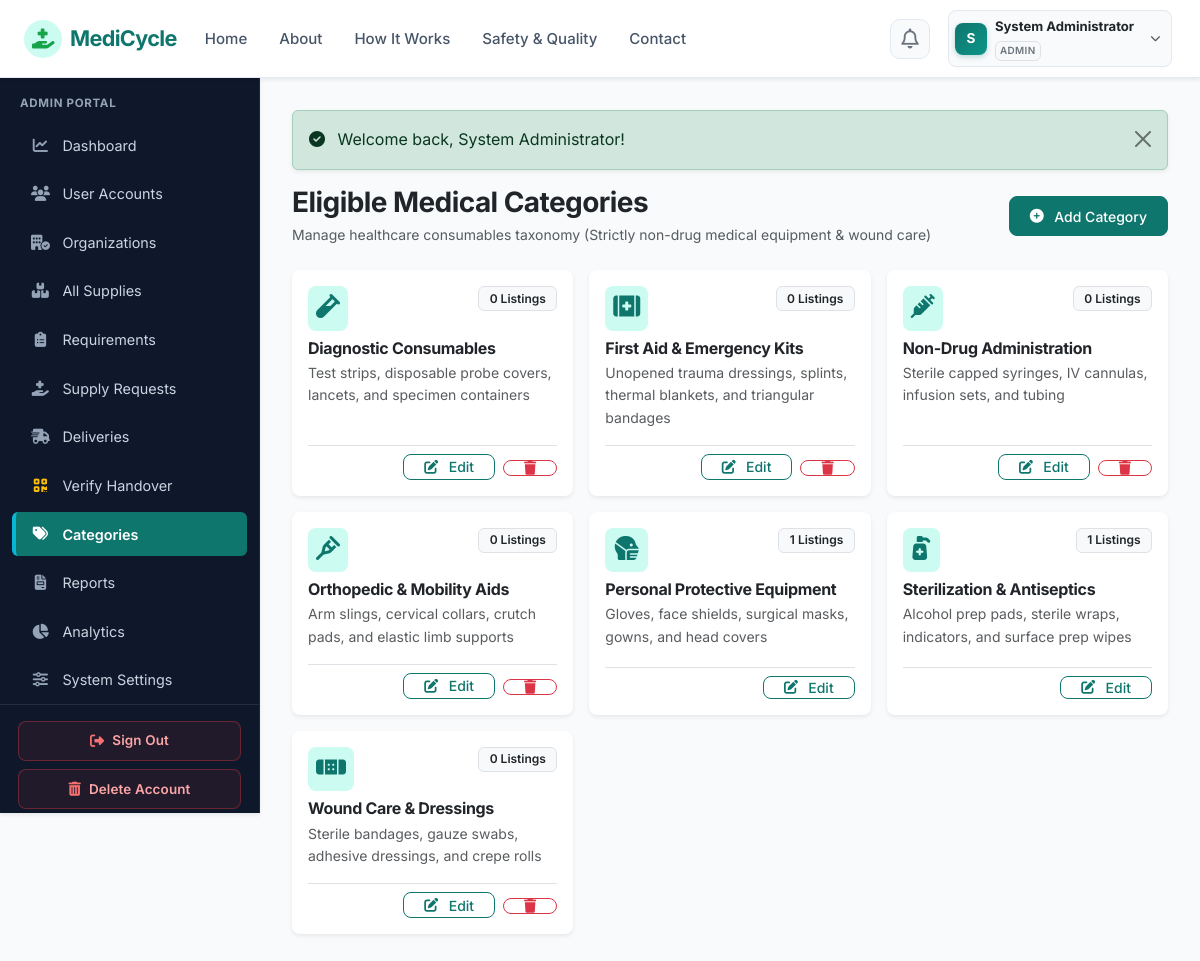
Screenshot of /admin/categories.php (signed in) with the database file from the repository.
### tables this page shows
CREATE TABLE `users` (
  `id` int(11) NOT NULL AUTO_INCREMENT,
  `name` varchar(100) NOT NULL,
  `email` varchar(100) NOT NULL,
  `password` varchar(255) NOT NULL,
  `phone` varchar(20) NOT NULL,
  `role` enum('admin','supplier','ngo','delivery') NOT NULL,
  `email_verified` tinyint(1) DEFAULT 1,
  `status` enum('active','inactive','suspended','pending') DEFAULT 'active',
  `created_at` timestamp NOT NULL DEFAULT current_timestamp(),
  `updated_at` timestamp NOT NULL DEFAULT current_timestamp() ON UPDATE current_timestamp(),
  PRIMARY KEY (`id`),
  UNIQUE KEY `email` (`email`),
  KEY `idx_user_role` (`role`),
  KEY `idx_user_status` (`status`)
);

CREATE TABLE `categories` (
  `id` int(11) NOT NULL AUTO_INCREMENT,
  `category_name` varchar(100) NOT NULL,
  `description` text DEFAULT NULL,
  `icon` varchar(50) DEFAULT 'fa-box-medical',
  `status` enum('active','inactive') DEFAULT 'active',
  `created_at` timestamp NOT NULL DEFAULT current_timestamp(),
  PRIMARY KEY (`id`),
  UNIQUE KEY `category_name` (`category_name`)
);

### includes/auth.php (called while the page is built, shortened)
<?php
require_once __DIR__ . '/session.php';
function require_login(?string $redirectTo = null): void {
    if (!is_logged_in() || current_user() === null) {
        $target = $redirectTo ?? ($_SERVER['REQUEST_URI'] ?? '');
        set_flash('warning', 'Please sign in to access this area.');
        header('Location: ' . BASE_URL . '/login.php?redirect=' . urlencode($target));
        exit;
    }
}
function require_role(string|array $allowed_roles): void {
    require_login();
}

### includes/functions.php (called while the page is built, shortened)
<?php
function e($string) {
    return htmlspecialchars((string)($string ?? ''), ENT_QUOTES, 'UTF-8');
}

### admin/categories.php (the view, shortened to what this page needs)
<?php
require_once __DIR__ . '/../config/config.php';
require_once __DIR__ . '/../includes/auth.php';
require_role('admin');
$categories = $pdo->query("
    SELECT c.*, COUNT(s.id) as item_count
    FROM categories c
    LEFT JOIN medical_supplies s ON c.id = s.category_id
    GROUP BY c.id
    ORDER BY c.category_name ASC
")->fetchAll();
include __DIR__ . '/../includes/header.php';
include __DIR__ . '/../includes/navbar.php';
?>
<div class="app-container">
    <?php include __DIR__ . '/../includes/sidebar.php'; ?>
    <div class="app-content">
        <?php echo render_flash_messages(); ?>
        <div class="d-flex justify-content-between align-items-center mb-4">
            <div>
                <h3 class="fw-bold text-dark mb-1">Eligible Medical Categories</h3>
                <p class="text-muted small mb-0">Manage healthcare consumables taxonomy (Strictly non-drug medical equipment & wound care)</p>
            </div>
            <div>
                <button type="button" class="btn btn-primary btn-sm" data-bs-toggle="modal" data-bs-target="#addCategoryModal">
                    <i class="fas fa-plus-circle me-1"></i> Add Category
                </button>
            </div>
        </div>
        <div class="row g-3">
            <?php foreach ($categories as $cat): ?>
                <div class="col-md-6 col-lg-4">
                    <div class="card border-0 shadow-sm rounded-3 h-100 p-3 bg-white">
                        <div class="d-flex justify-content-between align-items-start mb-2">
                            <div class="rounded-3 p-2 text-teal" style="background:#ccfbf1; color:#0f766e;">
                                <i class="fas <?php echo htmlspecialchars($cat['icon']); ?> fs-4"></i>
                            </div>
                            <span class="badge bg-light text-dark border">
                                <?php echo $cat['item_count']; ?> Listings
                            </span>
                        </div>
                        <h6 class="fw-bold text-dark mb-1"><?php echo e($cat['category_name']); ?></h6>
                        <p class="text-muted small mb-3 flex-grow-1"><?php echo e($cat['description']); ?></p>
                        <div class="d-flex justify-content-end gap-2 border-top pt-2">
                            <button type="button" class="btn btn-sm btn-outline-primary py-0" onclick="openEditCat(<?php echo htmlspecialchars(json_encode($cat)); ?>)">
                                <i class="fas fa-edit me-1"></i> Edit
                            </button>
                            <?php if ($cat['item_count'] == 0): ?>
                                <form method="POST" class="d-inline" onsubmit="return confirm('Delete category?');">
                                    <button type="submit" class="btn btn-sm btn-outline-danger py-0"><i class="fas fa-trash"></i></button>
                                </form>
                            <?php endif; ?>
                        </div>
                    </div>
                </div>
            <?php endforeach; ?>
        </div>
    </div>
</div>
<?php include __DIR__ . '/../includes/footer.php'; ?>

### includes/header.php (shortened to what this page needs)
<!DOCTYPE html>
<html lang="en">
<head>
    <link href="https://cdn.jsdelivr.net/npm/bootstrap@5.3.2/dist/css/bootstrap.min.css" rel="stylesheet">
    <link rel="stylesheet" href="https://cdnjs.cloudflare.com/ajax/libs/font-awesome/6.4.2/css/all.min.css">
    <link rel="stylesheet" href="<?php echo BASE_URL; ?>/assets/css/style.css?v=<?php echo file_exists(__DIR__ . '/../assets/css/style.css') ? filemtime(__DIR__ . '/../assets/css/style.css') : time(); ?>">
</head>
<body>

### includes/navbar.php (shortened to what this page needs)
<?php
require_once __DIR__ . '/auth.php';
$currentUser = current_user();
$currentScript = basename($_SERVER['PHP_SELF'] ?? '');
$currentDir = basename(dirname($_SERVER['PHP_SELF'] ?? ''));
$isPublicPage = !in_array($currentDir, ['admin', 'supplier', 'ngo', 'delivery']);
?>
<nav class="navbar navbar-expand-lg navbar-medicycle sticky-top shadow-sm">
    <div class="container-fluid px-3 px-lg-4">
        <a class="navbar-brand d-flex align-items-center gap-2" href="<?php echo BASE_URL; ?>/index.php">
            <span class="brand-icon rounded-circle p-1 bg-teal-light text-teal d-flex align-items-center justify-content-center" style="width: 38px; height: 38px; background: #ccfbf1; color: #0f766e;">
                <i class="fas fa-hand-holding-medical fs-5"></i>
            </span>
            <span class="fw-bold tracking-tight text-teal" style="color: #0f766e;">MediCycle</span>
        </a>
        <div class="collapse navbar-collapse" id="navbarMain">
            <ul class="navbar-nav me-auto mb-2 mb-lg-0 gap-1 gap-lg-2" id="mainNavLinks">
                <li class="nav-item">
                    <a class="nav-link <?php echo ($currentScript === 'index.php' && $isPublicPage) ? 'active' : ''; ?>" href="<?php echo BASE_URL; ?>/index.php#home" data-bookmark="home">Home</a>
                </li>
                <li class="nav-item">
                    <a class="nav-link" href="<?php echo BASE_URL; ?>/index.php#about" data-bookmark="about">About</a>
                </li>
                <li class="nav-item">
                    <a class="nav-link" href="<?php echo BASE_URL; ?>/index.php#how-it-works" data-bookmark="how-it-works">How It Works</a>
                </li>
                <li class="nav-item">
                    <a class="nav-link" href="<?php echo BASE_URL; ?>/index.php#safety" data-bookmark="safety">Safety & Quality</a>
                </li>
                <li class="nav-item">
                    <a class="nav-link" href="<?php echo BASE_URL; ?>/index.php#contact" data-bookmark="contact">Contact</a>
                </li>
            </ul>
            <ul class="navbar-nav ms-auto align-items-center gap-2">
                <?php if (!$isPublicPage && $currentUser): ?>
                    <li class="nav-item dropdown position-relative ms-1">
                        <a class="nav-link notif-icon-btn position-relative" href="#" id="notifDropdown" role="button" data-bs-toggle="dropdown" aria-expanded="false" title="Notifications">
                            <i class="far fa-bell fs-5 text-secondary"></i>
                        </a>
                    </li>
                    <li class="nav-item dropdown ms-1">
                        <a class="nav-link user-profile-capsule d-flex align-items-center gap-2 text-dark shadow-2xs" href="#" id="userDropdown" role="button" data-bs-toggle="dropdown" aria-expanded="false">
                            <div class="user-avatar-circle">
                                <?php echo strtoupper(substr($currentUser['name'], 0, 1)); ?>
                            </div>
                            <div class="d-none d-md-block text-start pe-1">
                                <span class="d-block fw-bold small text-dark leading-tight" style="font-size:0.82rem;"><?php echo e($currentUser['name']); ?></span>
                                <span class="badge text-uppercase text-secondary bg-light border p-1" style="font-size: 0.62rem; letter-spacing:0.04em;"><?php echo strtoupper(e($currentUser['role'])); ?></span>
                            </div>
                            <i class="fas fa-chevron-down text-muted small ms-1" style="font-size:0.65rem;"></i>
                        </a>
                    </li>
                <?php endif; ?>
            </ul>
        </div>
    </div>
</nav>

### includes/sidebar.php (shortened to what this page needs)
<?php
$currentUser = current_user();
$currentScript = basename($_SERVER['PHP_SELF']);
$currentDir = basename(dirname($_SERVER['PHP_SELF']));
if (!function_exists('is_active_link')) {
    function is_active_link($script, $dir = null) {
        global $currentScript, $currentDir;
        return ($currentScript === $script) ? 'active' : '';
    }
}
$userRole = $currentUser['role'] ?? ($_SESSION['role'] ?? '');
?>
<aside class="app-sidebar shadow-sm">
    <div class="sidebar-heading">
        <?php echo strtoupper(e($userRole)); ?> PORTAL
    </div>
    <ul class="nav flex-column mb-auto">
        <?php if ($userRole === 'admin'): ?>
            <li class="nav-item">
                <a class="nav-link <?php echo is_active_link('dashboard.php', 'admin'); ?>" href="<?php echo BASE_URL; ?>/admin/dashboard.php">
                    <i class="fas fa-chart-line"></i> Dashboard
                </a>
            </li>
            <li class="nav-item">
                <a class="nav-link <?php echo is_active_link('users.php', 'admin'); ?>" href="<?php echo BASE_URL; ?>/admin/users.php">
                    <i class="fas fa-users"></i> User Accounts
                </a>
            </li>
            <li class="nav-item">
                <a class="nav-link <?php echo is_active_link('organizations.php', 'admin'); ?>" href="<?php echo BASE_URL; ?>/admin/organizations.php">
                    <i class="fas fa-building-circle-check"></i> Organizations
                </a>
            </li>
            <li class="nav-item">
                <a class="nav-link <?php echo is_active_link('supplies.php', 'admin'); ?>" href="<?php echo BASE_URL; ?>/admin/supplies.php">
                    <i class="fas fa-boxes-stacked"></i> All Supplies
                </a>
            </li>
            <li class="nav-item">
                <a class="nav-link <?php echo is_active_link('requirements.php', 'admin'); ?>" href="<?php echo BASE_URL; ?>/admin/requirements.php">
                    <i class="fas fa-clipboard-list"></i> Requirements
                </a>
            </li>
            <li class="nav-item">
                <a class="nav-link <?php echo is_active_link('requests.php', 'admin'); ?>" href="<?php echo BASE_URL; ?>/admin/requests.php">
                    <i class="fas fa-hand-holding-medical"></i> Supply Requests
                </a>
            </li>
            <li class="nav-item">
                <a class="nav-link <?php echo is_active_link('deliveries.php', 'admin'); ?>" href="<?php echo BASE_URL; ?>/admin/deliveries.php">
                    <i class="fas fa-truck-fast"></i> Deliveries
                </a>
            </li>
            <li class="nav-item">
                <a class="nav-link <?php echo is_active_link('verify-handover.php', 'admin'); ?>" href="<?php echo BASE_URL; ?>/admin/verify-handover.php">
                    <i class="fas fa-qrcode text-warning"></i> Verify Handover
                </a>
            </li>
            <li class="nav-item">
                <a class="nav-link <?php echo is_active_link('categories.php', 'admin'); ?>" href="<?php echo BASE_URL; ?>/admin/categories.php">
                    <i class="fas fa-tags"></i> Categories
                </a>
            </li>
            <li class="nav-item">
                <a class="nav-link <?php echo is_active_link('reports.php', 'admin'); ?>" href="<?php echo BASE_URL; ?>/admin/reports.php">
                    <i class="fas fa-file-invoice"></i> Reports
                </a>
            </li>
            <li class="nav-item">
                <a class="nav-link <?php echo is_active_link('analytics.php', 'admin'); ?>" href="<?php echo BASE_URL; ?>/admin/analytics.php">
                    <i class="fas fa-chart-pie"></i> Analytics
                </a>
            </li>
            <li class="nav-item">
                <a class="nav-link <?php echo is_active_link('settings.php', 'admin'); ?>" href="<?php echo BASE_URL; ?>/admin/settings.php">
                    <i class="fas fa-sliders"></i> System Settings
                </a>
            </li>
        <?php endif; ?>
    </ul>
    <div class="sidebar-footer mt-auto">
        <a href="<?php echo BASE_URL; ?>/logout.php" class="btn-sidebar-signout mb-2">
            <i class="fas fa-sign-out-alt"></i>
            <span>Sign Out</span>
        </a>
        <button type="button" class="btn-sidebar-delete" data-bs-toggle="modal" data-bs-target="#deleteAccountModal">
            <i class="fas fa-trash-can"></i>
            <span>Delete Account</span>
        </button>
    </div>
</aside>

### includes/session.php (shortened to what this page needs)
<?php
function is_logged_in() {
    return !empty($_SESSION['user_id']) && !empty($_SESSION['role']);
}
function current_user() {
    global $pdo;
    if (isset($pdo) && !empty($_SESSION['user_id'])) {
        try {
            $chk = $pdo->prepare("SELECT u.id, u.name, u.email, u.role, u.status,
                                         o.id AS org_id, o.organization_name, o.verification_status
                                  FROM users u
                                  LEFT JOIN organizations o ON u.id = o.user_id
                                  WHERE u.id = ? LIMIT 1");
            $chk->execute([$_SESSION['user_id']]);
            $u = $chk->fetch(PDO::FETCH_ASSOC);
        } catch (Exception $e) {}
    }
    return [
        'id' => $_SESSION['user_id'],
        'name' => $_SESSION['user_name'] ?? 'User',
        'email' => $_SESSION['user_email'] ?? '',
        'role' => $_SESSION['role'],
        'org_id' => $_SESSION['org_id'] ?? null,
        'org_name' => $_SESSION['org_name'] ?? null,
        'verification_status' => $_SESSION['verification_status'] ?? 'verified',
    ];
}
function render_flash_messages() {
    $html = '';
    $types = [
        'success' => 'success',
        'error'   => 'danger',
        'danger'  => 'danger',
        'warning' => 'warning',
        'info'    => 'info'
    ];
    foreach ($_SESSION['flash'] as $type => $message) {
        $bootstrapClass = $types[$type] ?? 'info';
        $icon = match($bootstrapClass) {
            'success' => 'fa-check-circle',
            'danger' => 'fa-exclamation-triangle',
            'warning' => 'fa-exclamation-circle',
            default => 'fa-info-circle'
        };
        $html .= '<div class="alert alert-' . $bootstrapClass . ' alert-dismissible fade show shadow-sm" role="alert">
            <i class="fas ' . $icon . ' me-2"></i> ' . htmlspecialchars($message) . '
            <button type="button" class="btn-close" data-bs-dismiss="alert" aria-label="Close"></button>
        </div>';
    }
    return $html;
}

### includes/footer.php (shortened to what this page needs)
</body>
</html>

### rows the page displays
users: name "S", name "System Administrator", role "ADMIN"
categories: item_count "0", category_name "Diagnostic Consumables", description "Test strips, disposable probe covers, lancets, and specimen containers"
categories: item_count "0", category_name "First Aid & Emergency Kits", description "Unopened trauma dressings, splints, thermal blankets, and triangular bandages"
categories: item_count "0", category_name "Non-Drug Administration", description "Sterile capped syringes, IV cannulas, infusion sets, and tubing"
categories: item_count "0", category_name "Orthopedic & Mobility Aids", description "Arm slings, cervical collars, crutch pads, and elastic limb supports"
categories: item_count "1", category_name "Personal Protective Equipment", description "Gloves, face shields, surgical masks, gowns, and head covers"
categories: item_count "1", category_name "Sterilization & Antiseptics", description "Alcohol prep pads, sterile wraps, indicators, and surface prep wipes"
categories: item_count "0", category_name "Wound Care & Dressings", description "Sterile bandages, gauze swabs, adhesive dressings, and crepe rolls"

### other values shown
$message "Welcome back, System Administrator!"
